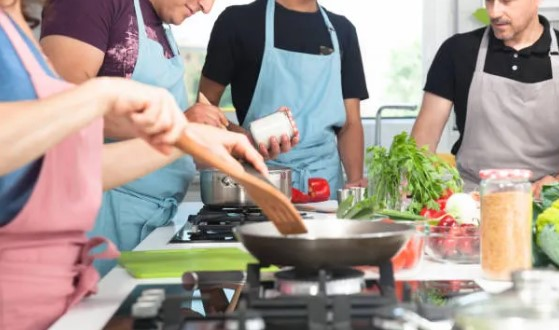
#> input picture hw3/part2/image1.jpg, 559 x 330 px
$ jupyter execute --allow-errors part2.ipynb   (shell and % lines are left out)
#> lines starting #> are read from the running program, lines starting #| are printed output that depends on the picture
# Generate a video for the course of "Application of Deep Learning"
Code was generated by ChatGPT 4o (Aug. 6, 2024)

[cell 1]
import moviepy.editor as mp
import gtts
from PIL import Image, ImageDraw, ImageFont, ImageOps

# 1) Images + (min) durations in seconds
images = [
    ("image1.jpg", 6),
    ("image2.jpg", 4),
    ("image3.jpg", 7)
]

# 2) Cooking-themed voiceovers (one per image)
voiceover_texts = [
    "Aprons on! Fresh herbs, garlic, and bright veggies hit the board—listen to that crisp chop.",
    "Into the pot go tomatoes, olive oil, and basil. We season, taste, and let the sauce gently simmer.",
    "Time to plate: juicy mains with a bright salad. A squeeze of lemon and dinner is served."
]

# 3) Add multi-line caption to an image and save a 1280x720 version
#    y_offset now acts as the *bottom margin* in pixels (default 40).
def add_text_to_image_multiline_black(image_path, text, output_path, font_size=40, max_width=50, y_offset=40):
#> called with image_path = 'image1.jpg', output_path = 'captioned_image_0.png', font_size = 40, max_width = 50, y_offset = 40
    img = Image.open(image_path).convert("RGB")
#> img is the input picture: PIL image 559x330 RGB; mean R, G, B 163.4, 151.6, 144.6
    img = ImageOps.pad(img, (1280, 720), color=(0, 0, 0))  # letterbox to 16:9
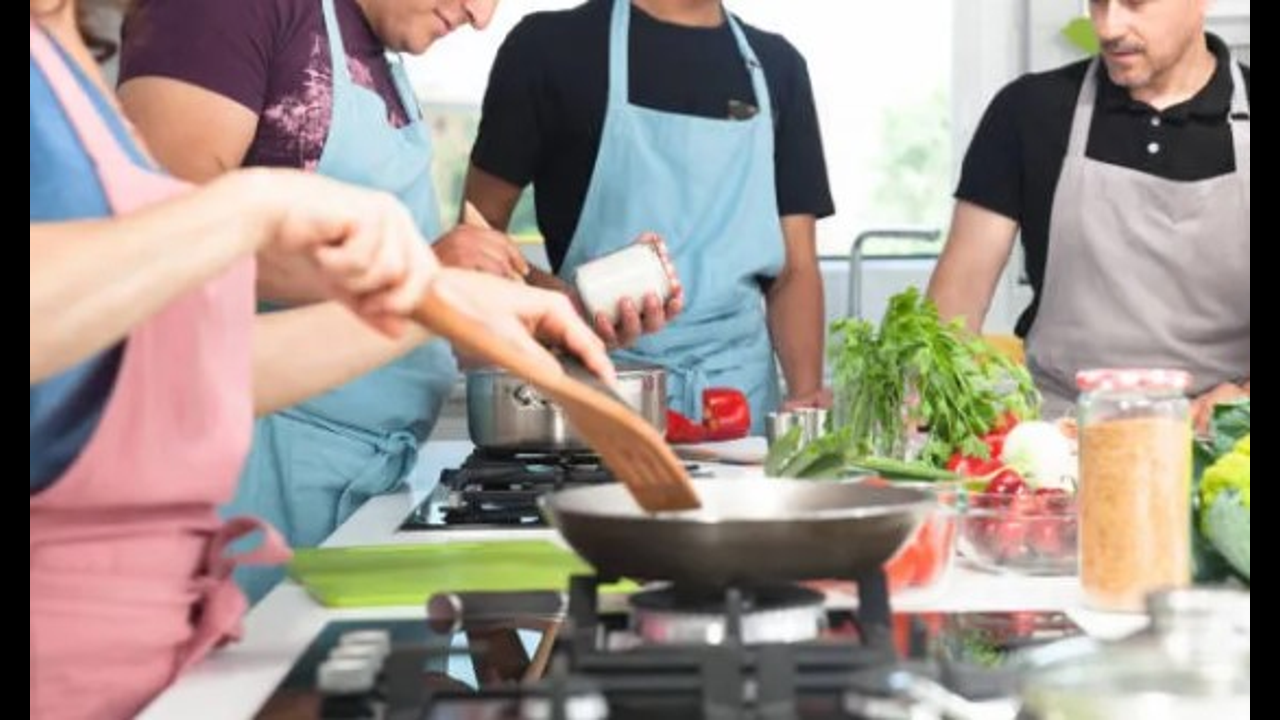
#> img: PIL image 1280x720 RGB; mean R, G, B 155.8, 144.5, 137.8

    draw = ImageDraw.Draw(img)
    # Font fallback so it works in Colab even if LiberationSans isn't present
    try:
        font = ImageFont.truetype("LiberationSans-Bold.ttf", font_size)
    except Exception:
        try:
            font = ImageFont.truetype("DejaVuSans.ttf", font_size)
        except Exception:
            font = ImageFont.load_default()

    # Simple word-wrap by character count (kept like your original)
    words = text.split()
    lines = []
    while words:
        line = ""
        while words and len(line) + len(words[0]) + 1 <= max_width:
            line += words.pop(0) + " "
        lines.append(line.strip())

    # Compute total text block height
    heights = []
    widths = []
    for ln in lines:
        bbox = draw.textbbox((0, 0), ln, font=font)
        w = bbox[2] - bbox[0]
        h = bbox[3] - bbox[1]
        widths.append(w)
        heights.append(h)
#> this loop made 2 passes
#> (bbox, w, h) on passes 1 to 2: ((0, 8, 831, 46), 831, 38), ((0, 8, 954, 46), 954, 38)
#> after the loop, heights = [38, 38]; widths = [831, 954]
    total_text_height = sum(heights) + (len(lines) - 1) * (heights[0] // 1)  # spacing similar to your *2
#> total_text_height = 114

    width, height = img.size
#> width = 1280; height = 720
    # Anchor near bottom: bottom margin = y_offset
    y = height - y_offset - total_text_height
#> y = 566

    # Draw each line centered, with a black rectangle behind for readability
    for idx, line in enumerate(lines):
        bbox = draw.textbbox((0, 0), line, font=font)
        text_w = bbox[2] - bbox[0]
        text_h = bbox[3] - bbox[1]
        x = (width - text_w) / 2
        draw.rectangle([(x - 10, y - 10), (x + text_w + 10), (y + text_h + 10)], fill="black")
        draw.text((x, y), line, font=font, fill="white")
        # spacing: roughly one line height extra (matches your previous visual)
        y += text_h * 2
#> this loop made 2 passes
#> (bbox, text_w, text_h, x, y) on passes 1 to 2: ((0, 8, 831, 46), 831, 38, 224.5, 642), ((0, 8, 954, 46), 954, 38, 163, 718)
#> after the loop, y = 718

    img.save(output_path)
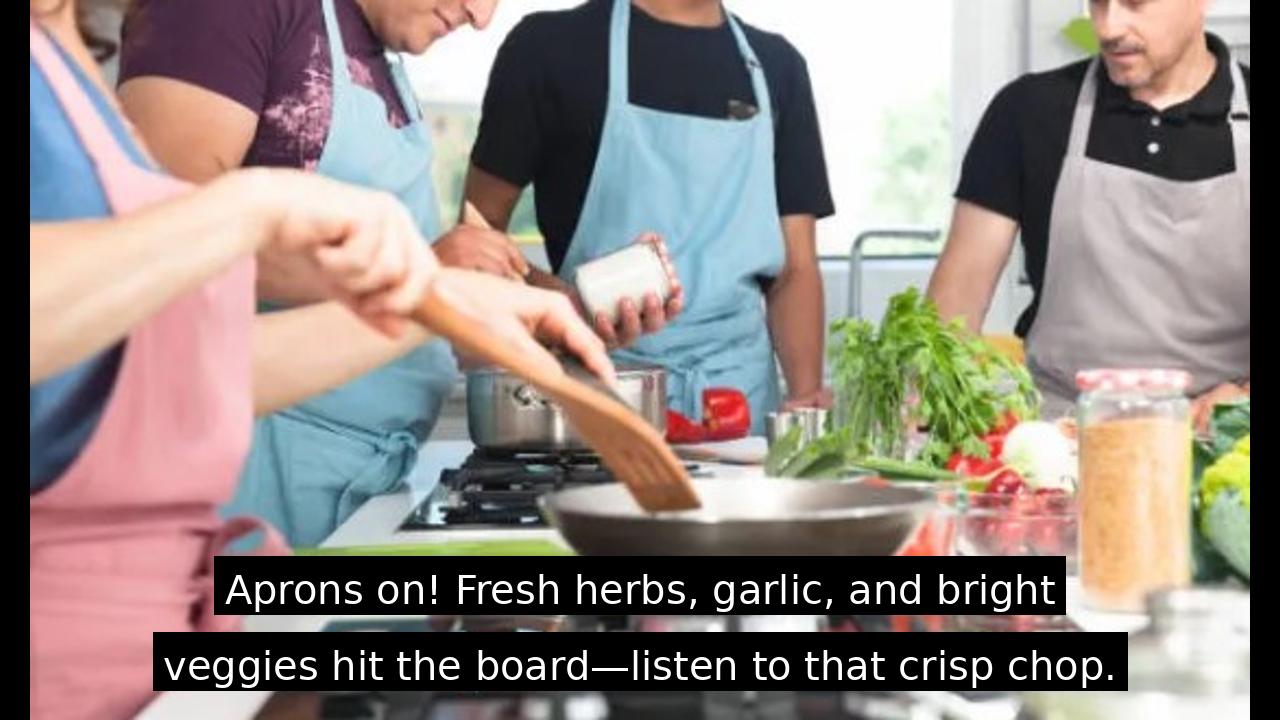
#> saved as captioned_image_0.png: PIL image 1280x720 RGB; mean R, G, B 144.1, 133.2, 128

# 4) Create captioned images
captioned_images = []
for i, (image_path, duration) in enumerate(images):
    output_path = f"captioned_image_{i}.png"
    add_text_to_image_multiline_black(image_path, voiceover_texts[i], output_path)
    captioned_images.append((output_path, duration))
#> pass 2 of the loop `for i, (image_path, duration) in enumerate(images):`:
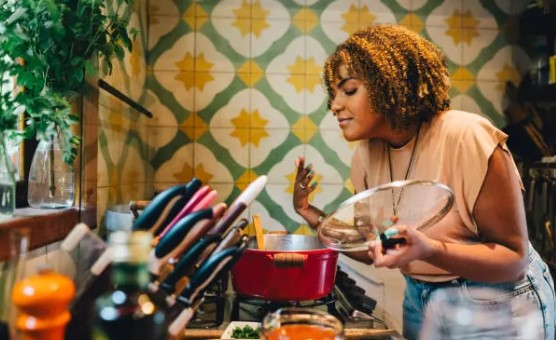
#> input picture hw3/part2/image2.jpg, 556 x 340 px
#> in add_text_to_image_multiline_black, img is the input picture: PIL image 556x340 RGB; mean R, G, B 126.2, 104.4, 75.3
#> in add_text_to_image_multiline_black (call 2), `img = ImageOps.pad(img, (1280, 720), color=(0, 0, 0))`:
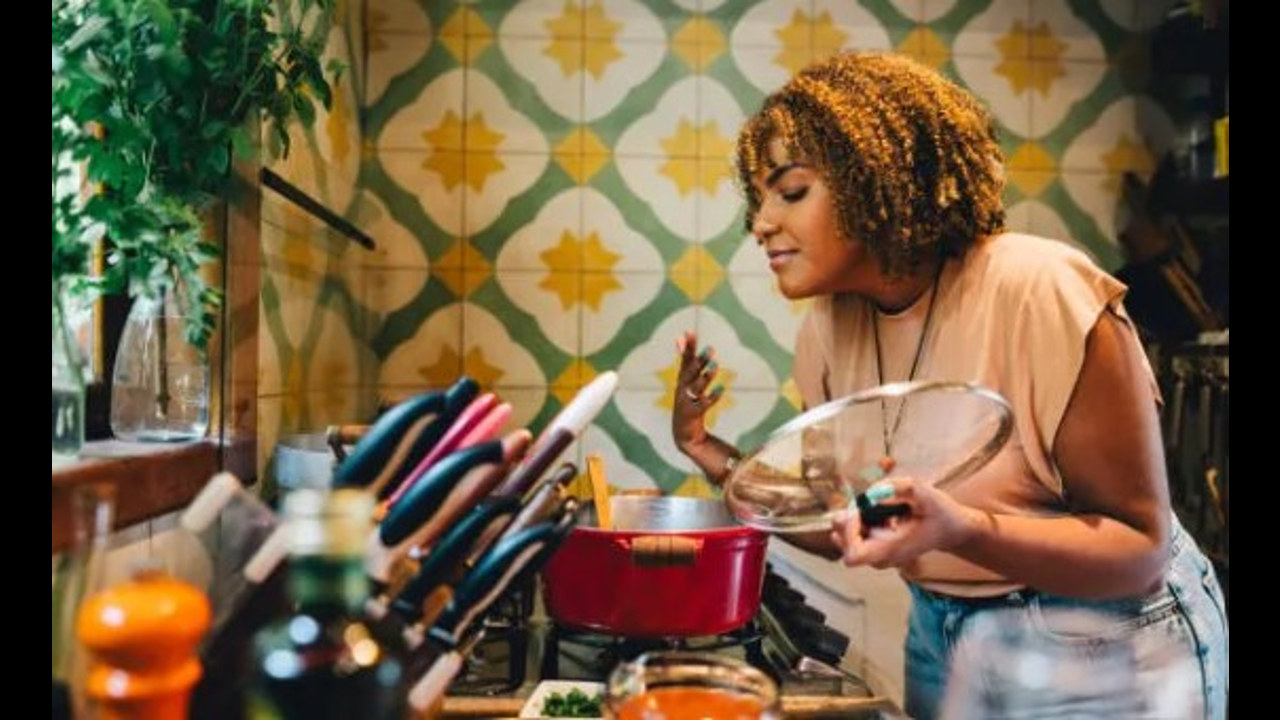
#> img: PIL image 1280x720 RGB; mean R, G, B 116, 96, 69.3
#> the loop in add_text_to_image_multiline_black (call 2), `for ln in lines:` made 3 passes
#> (bbox, w, h) on passes 1 to 3: ((0, 8, 897, 46), 897, 38), ((0, 8, 854, 46), 854, 38), ((0, 8, 160, 38), 160, 30)
#> after the loop in add_text_to_image_multiline_black (call 2), `for ln in lines:`: heights = [38, 38, 30]; widths = [897, 854, 160]
#> total_text_height = 182
#> in add_text_to_image_multiline_black (call 2), `y = height - y_offset - total_text_height`: y = 498
#> the loop in add_text_to_image_multiline_black (call 2), `for idx, line in enumerate(lines):` made 3 passes
#> (bbox, text_w, text_h, x, y) on passes 1 to 3: ((0, 8, 897, 46), 897, 38, 191.5, 574), ((0, 8, 854, 46), 854, 38, 213, 650), ((0, 8, 160, 38), 160, 30, 560, 710)
#> after the loop in add_text_to_image_multiline_black (call 2), `for idx, line in enumerate(lines):`: y = 710
#> in add_text_to_image_multiline_black (call 2), `img.save(output_path)`:
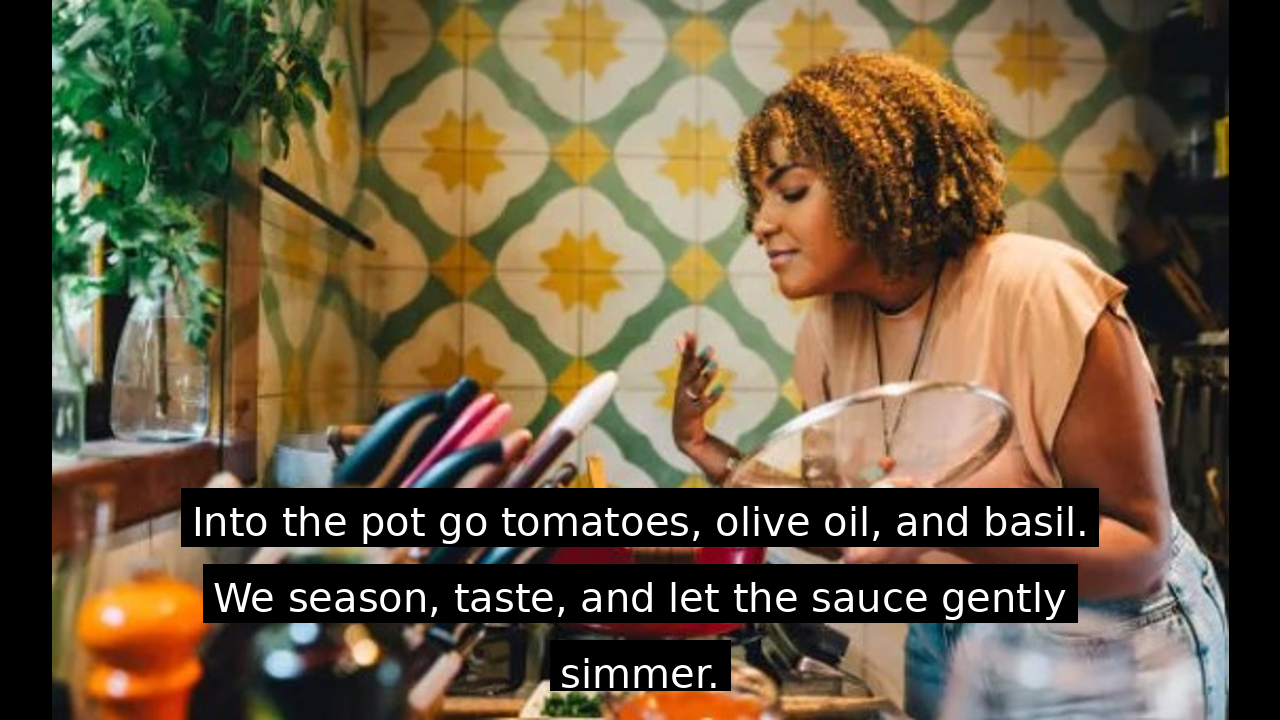
#> saved as captioned_image_1.png: PIL image 1280x720 RGB; mean R, G, B 105.3, 89.3, 64
#> pass 3 of the loop `for i, (image_path, duration) in enumerate(images):`:
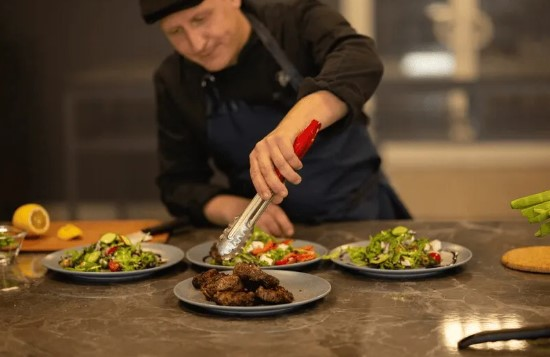
#> input picture hw3/part2/image3.jpg, 550 x 357 px
#> in add_text_to_image_multiline_black, img is the input picture: PIL image 550x357 RGB; mean R, G, B 95.8, 72.7, 47.1
#> in add_text_to_image_multiline_black (call 3), `img = ImageOps.pad(img, (1280, 720), color=(0, 0, 0))`:
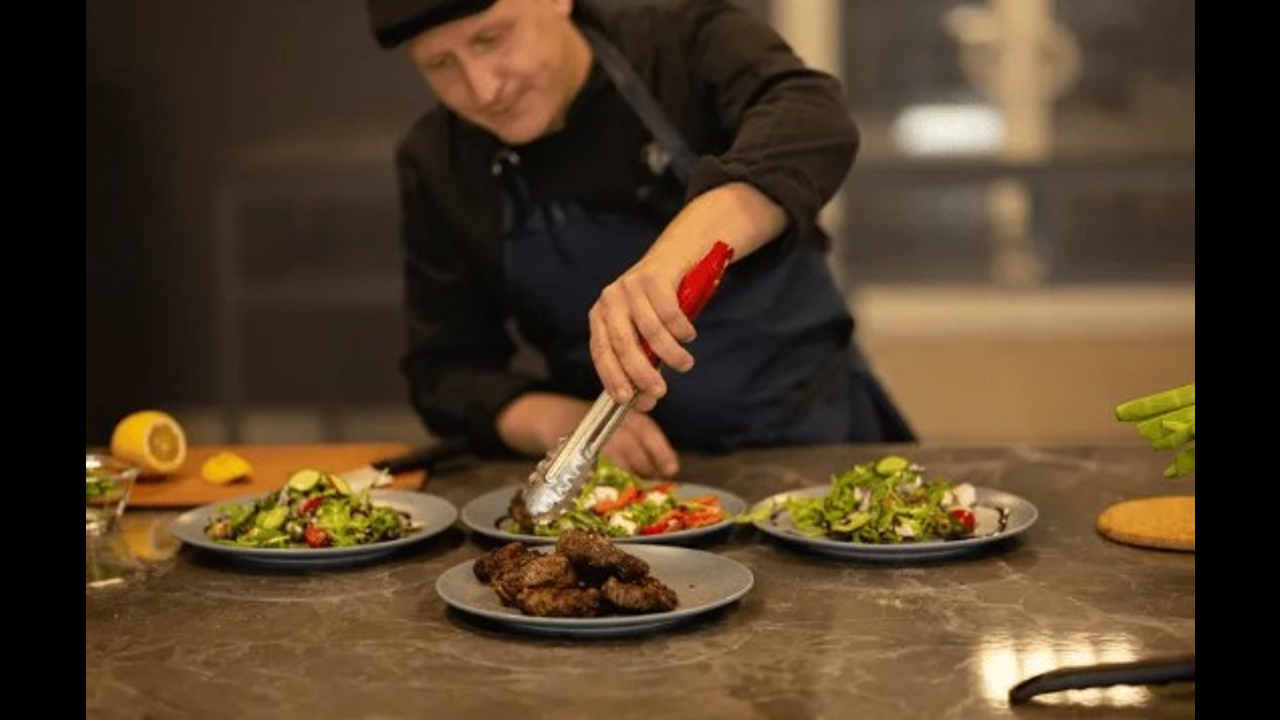
#> img: PIL image 1280x720 RGB; mean R, G, B 83, 63, 40.8
#> the loop in add_text_to_image_multiline_black (call 3), `for ln in lines:` made 2 passes
#> (bbox, w, h) on passes 1 to 2: ((-1, 8, 957, 46), 958, 38), ((0, 8, 790, 46), 790, 38)
#> after the loop in add_text_to_image_multiline_black (call 3), `for ln in lines:`: heights = [38, 38]; widths = [958, 790]
#> total_text_height = 114
#> in add_text_to_image_multiline_black (call 3), `y = height - y_offset - total_text_height`: y = 566
#> the loop in add_text_to_image_multiline_black (call 3), `for idx, line in enumerate(lines):` made 2 passes
#> (bbox, text_w, text_h, x, y) on passes 1 to 2: ((-1, 8, 957, 46), 958, 38, 161, 642), ((0, 8, 790, 46), 790, 38, 245, 718)
#> after the loop in add_text_to_image_multiline_black (call 3), `for idx, line in enumerate(lines):`: y = 718
#> in add_text_to_image_multiline_black (call 3), `img.save(output_path)`:
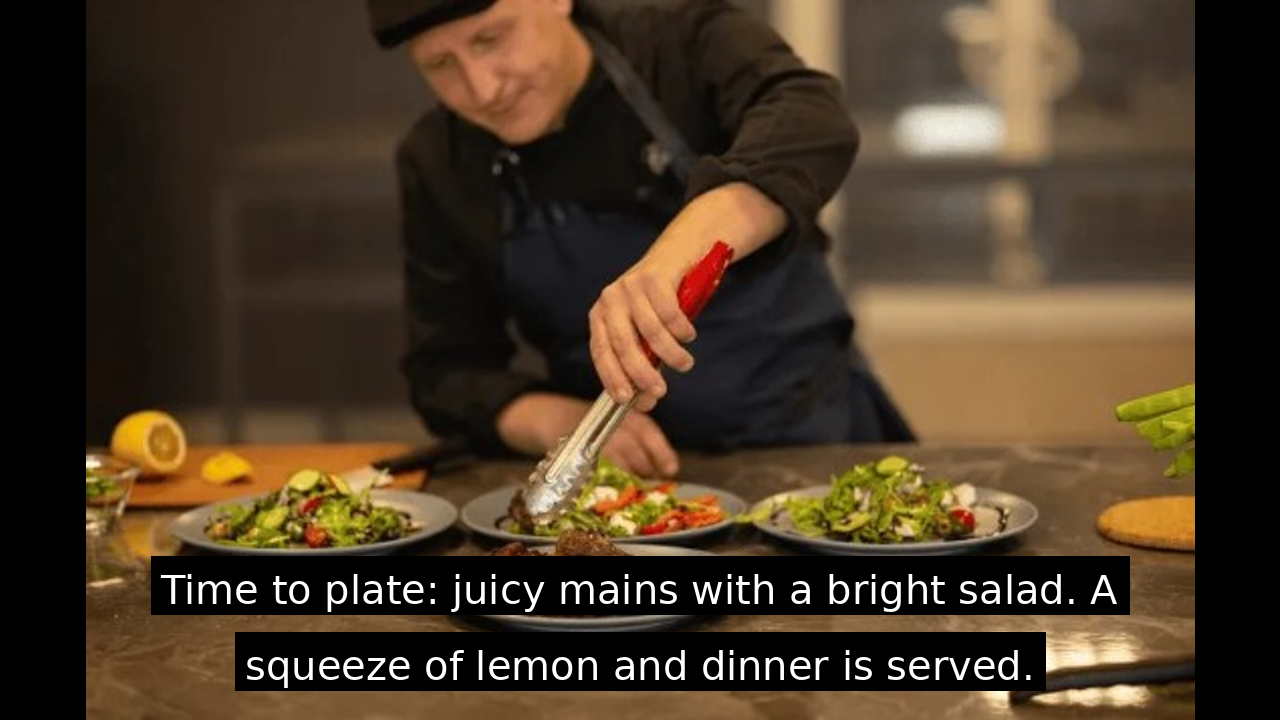
#> saved as captioned_image_2.png: PIL image 1280x720 RGB; mean R, G, B 73.3, 56.6, 37.9

# 5) Generate voiceovers with gTTS
voiceover_clips = []
#> (the rest of this cell did not finish here and is left out)
